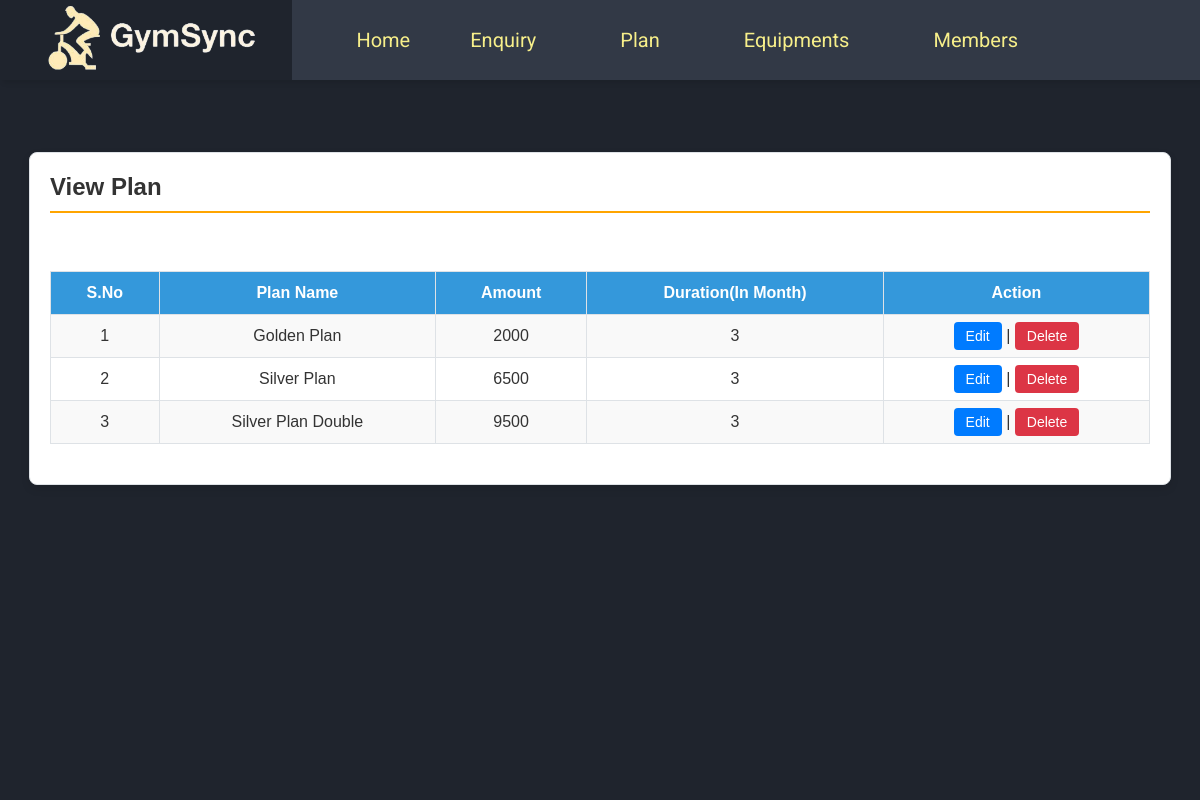
The app's page /viewPlan (signed in) with its own data.
### gym/models.py (models this page shows, shortened)
class Plan(models.Model):
    name = models.CharField(max_length=150, null=True)
    amount = models.CharField(max_length=15, null=True)
    duration = models.CharField(max_length=15, null=True)

### gym/views.py (the view)
# urls.py: path('viewPlan', viewPlan, name='viewPlan'),
def viewPlan(request):
    if not request.user.is_authenticated:
        return redirect(admin_login)
    plan = Plan.objects.all()
    return render(request, "viewPlan.html", locals())

### gym/templates/viewPlan.html (shortened to what this page needs)
{% include 'admin_nav.html' %} {% load static %} {% block main %}
<html lang="en" class="no-focus">
  <link rel="stylesheet" href="{% static 'css/view-styles.css' %}" />
  <br /><br /><br /><br />
  <div class="container card shadow mt-5">
    <div class="card-body">
      <h5 class="p-2" style="border-bottom: 2px solid orange">View Plan</h5>
      <br />
      <div class="container-fluid">
        <video autoplay loop muted plays-inline class="back-video">
          <source src="static/images/bgvideo2.mp4" />
        </video>
        <table
          id="example"
          class="table table-striped table-bordered"
          style="width: 100%"
        >
          <thead class="text-white" style="background-color: #5d4037">
            <tr>
              <th>S.No</th>
              <th>Plan Name</th>
              <th>Amount</th>
              <th>Duration(In Month)</th>
              <th>Action</th>
            </tr>
          </thead>
          <tbody>
            {% for i in plan %}
            <tr>
              <td>{{forloop.counter}}</td>
              <td>{{i.name}}</td>
              <td>{{i.amount}}</td>
              <td>{{i.duration}}</td>
              <td>
                <a href="{% url 'edit_Plan' i.id %}" class="btn btn-primary"
                  >Edit</a
                >
                |
                <a
                  href="{% url 'delete_Plan' i.id %}"
                  class="btn btn-danger"
                  onclick="return confirm('Are you sure to delete this Plan ?')"
                  >Delete</a
                >
              </td>
            </tr>
            {% endfor %}
          </tbody>
        </table>
      </div>
    </div>
  </div>
  <link
    rel="stylesheet"
    href="https://use.fontawesome.com/releases/v5.6.3/css/all.css"
  />
</html>
{% endblock %}

### gym/static/css/admin_nav_style.css (style rules this page uses)
* { margin: 0; padding: 0; }

### gym/static/css/view-styles.css (style rules this page uses)
.container { max-width: 1100px; margin: 0 auto; padding: 20px; }
.card { background-color: white; border-radius: 8px; border: 1px solid #dee2e6; padding: 20px; box-shadow: 0 4px 8px rgba(0, 0, 0, 0.1); }
h5 { font-size: 24px; font-weight: bold; color: #333; padding-bottom: 10px; margin-bottom: 20px; border-bottom: 3px solid goldenrod; }
table { width: 100%; border-collapse: collapse; margin: 20px 0; }
table th, table td { padding: 12px; text-align: left; border: 1px solid #dee2e6; }
thead th { background-color: #3498db; color: white; font-weight: bold; text-align: center; }
tbody td { text-align: center; }
.table-bordered { border: 1px solid #dee2e6; }
.table-striped tbody tr:nth-of-type(odd) { background-color: #f9f9f9; }
.btn { padding: 6px 12px; font-size: 14px; border-radius: 4px; text-decoration: none; color: white; cursor: pointer; }
.btn-primary { background-color: #007bff; border: none; }
.btn-danger { background-color: #dc3545; border: none; }
.back-video { position: fixed; top: 0; left: 0; width: 100vw; height: 100vh; object-fit: cover; z-index: -1; }
@media (max-aspect-ratio: 16/9) { .back-video { width: auto; height: 100%; } }

### records on screen
Plan: name "Golden Plan", amount "2000", duration "3"
Plan: name "Silver Plan", amount "6500", duration "3"
Plan: name "Silver Plan Double", amount "9500", duration "3"
